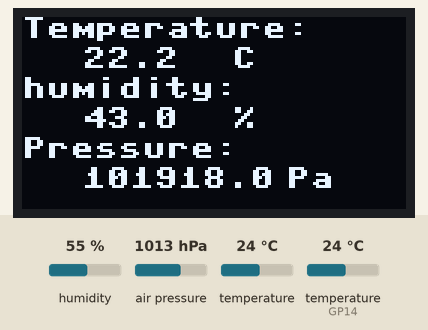
This program was run on a simulated Raspberry Pi Pico running MicroPython. Shown: 128×64 one-colour display. The inputs (shaded band) are chosen by the test bench; at power-on: humidity 55 %, air pressure 1013 hPa, temperature (sensor on GP14) 24 °C, temperature 24 °C. What the program prints to the serial console is not drawn.

Above: at 1.2 s.
1.3 s: humidity set to 22 %
At 1.9 s:
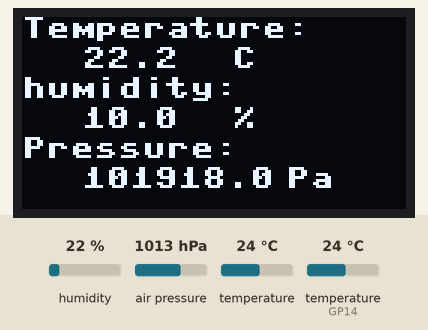
2.8 s: air pressure set to 952 hPa
At 4.0 s:
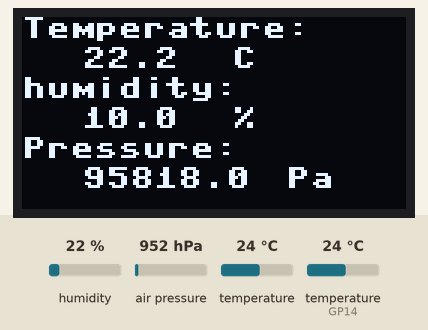
4.3 s: temperature (sensor on GP14) set to 12 °C
At 5.4 s:
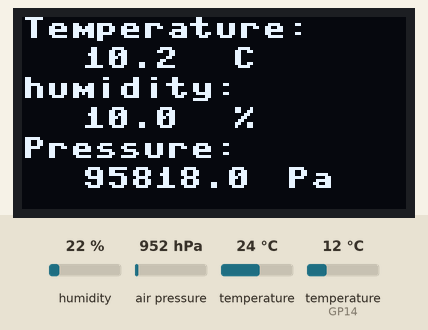
5.8 s: air pressure set to 975 hPa
At 6.5 s:
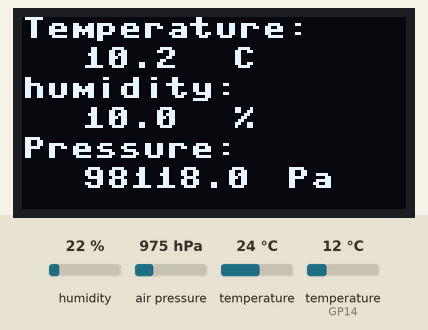
7.3 s: humidity set to 40 %
At 8.5 s:
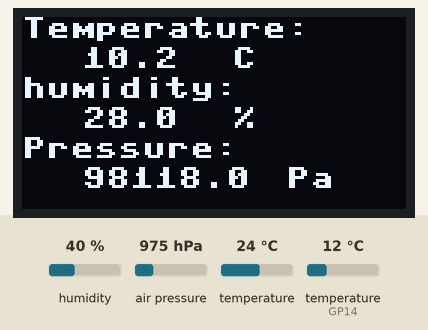
8.8 s: air pressure set to 1000 hPa
At 9.9 s:
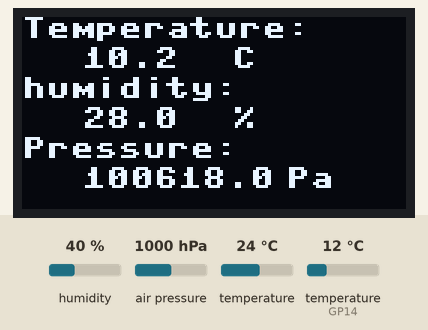
Timing chart, 0 to 11.3 s (numbered marks = the images above; inputs shaded):
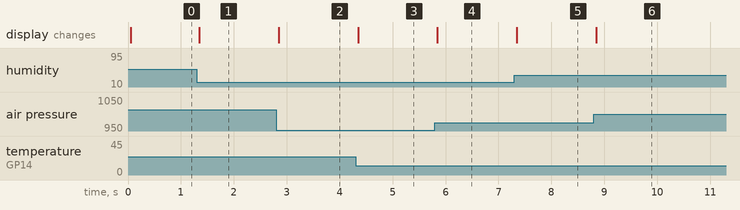

The program:

dh22_bmp280_oled.py
```python
# Source: Electrocredible.com, Language: MicroPython

from machine import Pin,I2C
from bmp280 import *
from ssd1306 import SSD1306_I2C
from time import sleep
import dht

sensor = dht.DHT22(Pin(14))

WIDTH =128
HEIGHT= 64
i2c=I2C(0,scl=Pin(1),sda=Pin(0),freq=1000000)
oled = SSD1306_I2C(WIDTH,HEIGHT,i2c)
bmp = BMP280(i2c)
bmp.use_case(BMP280_CASE_INDOOR)

while True:
    try:
        sleep(0.005)
        sensor.measure()
        temp = sensor.temperature()-1.8  # cal
        hum = sensor.humidity()-12  # cal
        temp_f = temp * (9/5) + 32.0

        pressure=bmp.pressure+618  # cal
        btemp=bmp.temperature

        oled.text("Temperature:", 0, 0)
        oled.text(str(temp), 20, 10)
        oled.text("C", 70, 10)
        oled.text("humidity:", 0, 20)
        oled.text(str(hum), 20, 30)
        oled.text("%", 70, 30)
        oled.text("Pressure:", 0, 40)
        oled.text(str(pressure), 20, 50)
        oled.text(" Pa", 80, 50)
        oled.show()
        oled.fill(0)
        print('Temperature: %3.1f C' %temp,'Humidity: %3.1f %%' %hum,'Pressure: %3.1f Pa' %pressure)


    except OSError as e:
        print('Failed to read sensor.')
```

Measured:
- after the input at 1.3 s, the display: changes after 0.05 s (image 1)
- after the input at 2.8 s, the display: changes after 0.05 s (image 2)
- after the input at 4.3 s, the display: changes after 0.05 s (image 3)
- after the input at 5.8 s, the display: changes after 0.05 s (image 4)
- after the input at 7.3 s, the display: changes after 0.05 s (image 5)
- after the input at 8.8 s, the display: changes after 0.05 s (image 6)
